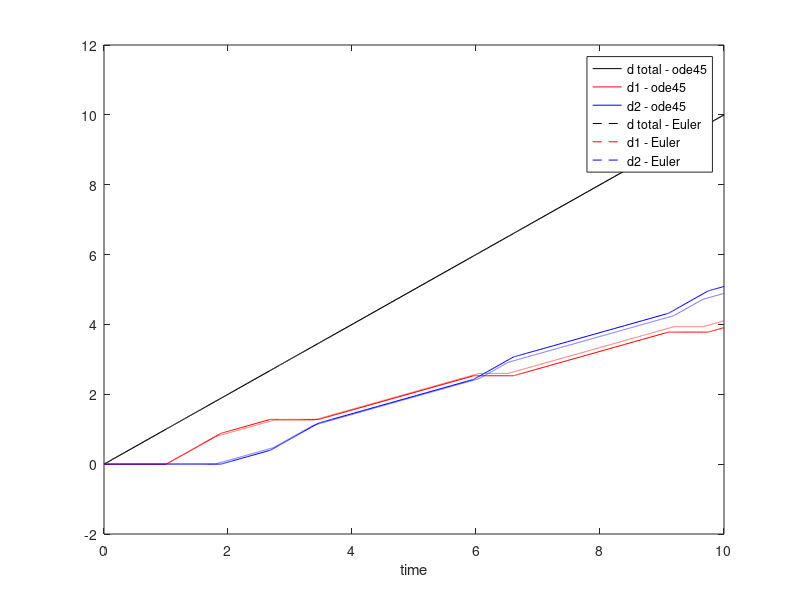

The MATLAB script that drew this image:
function [] = fault_system_idealized()
% Calculates displacements along 2 nearly parallel fault strands
% given some idealized assumptions:
% stress ~ sigma_xy + epsilon(t)
% fault1 ~ yield stress tau0, angle ~ 0 + epsilon1
% fault2 ~ yield stress tau0, angle ~ 0 + epsilon2
% Instead of changes directly to sigma_xy, below implements changes to
% principal stress angle as the perturbation
% yield criterion sigma_xy >= tau0
% System driven by applied constant velocity
% Stress is calculated elastically
% Written by VCT
    sigma_xy = 1;
    tau0 = 1;
    v = 1;
    mu = 1;
    H = 1;
    dt = 0.001;
    t = [0:dt:10];
    d = v*t;
    d1 = 0*t;
    d2 = d1;
    sigma_shear1 = d1;
    sigma_shear2 = d1;

    % Redundant, but need initial d1,d2,sigma_shear1,sigma_shear2 all zero
    d1(1) = 0;
    d2(1) = 0;
    sigma_shear1(1)=0;
    sigma_shear2(1)=0;

    % To toggle epsilon1 angle or ps_angle, pick different flags
    eps1_flag = 2;
    ps_angle_flag = 1;

    if eps1_flag == 1
        epsilon1 = .05;
    elseif eps1_flag == 2
        epsilon1 = .02;
    else
        epsilon1 = 0;
    end
    epsilon2 = 0;
    if ps_angle_flag == 1
        ps_angle = 0.1*cos(2*t); 
    else
        ps_angle = 0*t;
    end

    % Store fixed, specified time, and non-updating parameters in global structure
    % for easy access in ODE solver
    global G
    G.tau0 = tau0;
    G.mu = mu;
    G.H = H;
    G.v = v;
    G.epsilon1 = epsilon1;
    G.epsilon2 = epsilon2;
    G.ps_angle_flag = ps_angle_flag;
    
    % ODE initial conditions and ode45 solve
    ics = [0; 0; 0];
    tspan = [min(t) max(t)];
    opts = odeset('RelTol', 1e-6, 'AbsTol', 1e-6);
    [t45, y45] = ode45(@derivs, tspan, ics, opts);
    % Implicit stiff solver does not get past t = 1
    % [t15s, y15s] = ode15s(@derivs, tspan, ics, opts);
    
    for i=2:length(t)
        sigma_xy = mu/H*(d(i-1)-d1(i-1)-d2(i-1));
        sigma_shear1(i) = sigma_xy*cos(ps_angle(i-1)+epsilon1);
        sigma_shear2(i) = sigma_xy*cos(ps_angle(i-1)+epsilon2);
        if sigma_shear1(i) >= tau0 && sigma_shear2(i) < tau0
            %increment fault1
            d1(i)=d1(i-1)+v*dt;
            d2(i)=d2(i-1);
        elseif sigma_shear1(i) < tau0 && sigma_shear2(i) >= tau0
            %increment fault2
            d1(i)=d1(i-1);
            d2(i)=d2(i-1)+v*dt;
        elseif sigma_shear1(i) < tau0 && sigma_shear2(i) < tau0
            %neither fault incremented
            d1(i)=d1(i-1);
            d2(i)=d2(i-1);
        else
            %split the increment with some rule
            % 50% rule
            d1(i)=d1(i-1)+0.5*v*dt;
            d2(i)=d2(i-1)+0.5*v*dt;
        end
    end

    figure;
    hold on;
    plot(t45, y45(:, 1), "-k");
    plot(t45, y45(:, 2), "-r");
    plot(t45, y45(:, 3), "-b");
    plot(t, d, "--k")
    plot(t, d1, "--r")
    plot(t, d2, "--b")
    xlabel('time');
    box on;
    legend('d total - ode45', 'd1 - ode45', 'd2 - ode45', 'd total - Euler', 'd1 - Euler', 'd2 - Euler');
end


function dy_dt = derivs(t, y)
    global G;    
    d = y(1);
    d1 = y(2);
    d2 = y(3);

    if G.ps_angle_flag == 1
        ps_angle = 0.1*cos(2*t); 
    else
        ps_angle = 0*t;
    end

    sigma_xy = G.mu / G.H * (d - d1 - d2);
    sigma_shear1 = sigma_xy * cos(ps_angle + G.epsilon1);
    sigma_shear2 = sigma_xy * cos(ps_angle + G.epsilon2);

    % Derivatives
    d_dt = G.v;
    if sigma_shear1 >= G.tau0 && sigma_shear2 < G.tau0
        % Increment fault 1
        d1_dt = G.v;
        d2_dt = 0;
    elseif sigma_shear1 < G.tau0 && sigma_shear2 >= G.tau0
        % Increment fault 2
        d1_dt = 0;
        d2_dt = G.v;
    elseif sigma_shear1 < G.tau0 && sigma_shear2 < G.tau0
        % Neither fault incremented
        d1_dt = 0;
        d2_dt = 0;
    else
        % Split the increment with some rule
        % 50% rule
        d1_dt = 0.5 * G.v;
        d2_dt = 0.5 * G.v;
    end
    dy_dt = [d_dt; d1_dt; d2_dt];    
end

